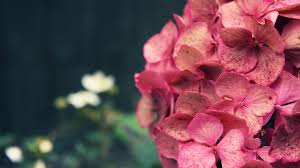
#> input picture Practicas/Practica 1/Hayde/Entrada/imagen3.jpg, 300 x 168 px, found by its file name
$ python Ej3_HistogramaUnidimensional.py
#> lines starting #> are read from the running program, lines starting #| are printed output that depends on the picture
import cv2 as cv
from matplotlib import pyplot as plt
import numpy as np

# Cargamos la Imagen
IMAGEN_A = cv.imread("imagen3.jpg", 1)
#> IMAGEN_A is the input picture: shape (168, 300, 3); mean B, G, R 82.3, 72.4, 112.9
grises = cv.cvtColor(IMAGEN_A, cv.COLOR_BGR2GRAY)
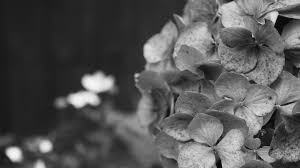
#> grises: shape (168, 300); min 3, max 251, mean 85.7
cv.imshow("Imagen en Gris", grises)
cv.waitKey(0)

# Histograma
histograma = cv.calcHist(images = [grises], channels = [0], mask = None, histSize = [256], ranges = [0, 256])
#> histograma = 256 values, max 1936 at index 34, min 0 at index 0, mean 196.9

# Salida
plt.title("Histograma - Unidimensional")
plt.plot(histograma)
plt.xlim([0,255])
plt.show()
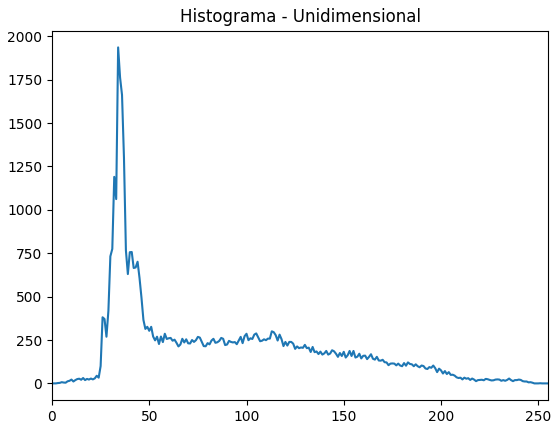
#> figure drawn by matplotlib, 1 panel; curve peaks at x = 34, y = 1936

$ run again, with Practicas/Practica 1/Hayde/Entrada/imagen2.jpg copied over Practicas/Practica 1/Hayde/Entrada/imagen3.jpg
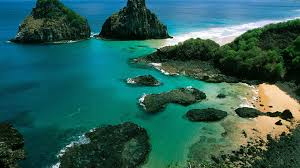
#> input picture Practicas/Practica 1/Hayde/Entrada/imagen2.jpg, 300 x 168 px, found by its file name
#> IMAGEN_A is the input picture: shape (168, 300, 3); mean B, G, R 87.2, 95, 42.1
#> `grises = cv.cvtColor(IMAGEN_A, cv.COLOR_BGR2GRAY)`:
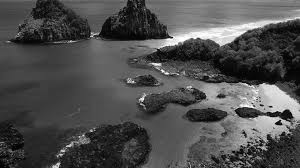
#> grises: shape (168, 300); min 1, max 255, mean 78.3
#> histograma = 256 values, max 615 at index 70, min 0 at index 0, mean 196.9
#> `plt.show()`:
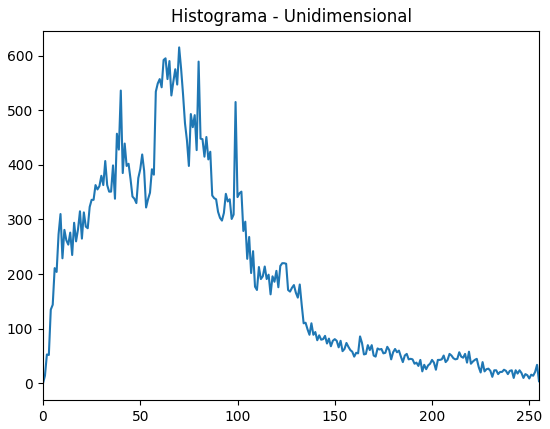
#> figure drawn by matplotlib, 1 panel; curve peaks at x = 70, y = 615
